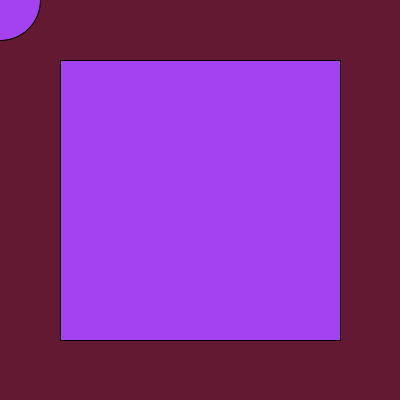
Frame 1 (no input)
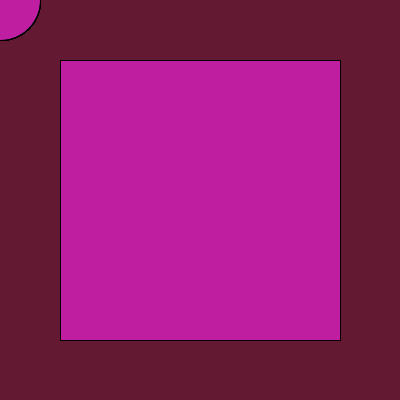
Frame 60 (the mouse pressed at the canvas centre just before this capture)
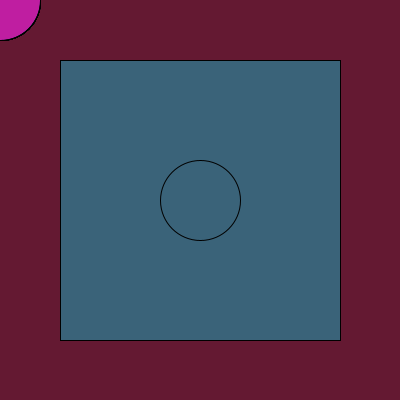
Frame 120 (the mouse held since frame 60 and released just before this capture)

The Processing sketch that drew these frames (run headless with seeded random() and noise(); from frame 60 on, the mouse is pressed at the canvas centre):

// Processing sketch: sketch_09_hmwk9
// ── sketch_09_hmwk9.pde
//Global Variables //<>//
int xPos;
int yPos;
int colorCounter;

void setup(){
  size (400,400);
  background (100,25,50);  
  xPos = width/2;
  yPos = height/2;
}

void draw(){
  fill(5-colorCounter, 255-colorCounter,255);
  fill(random(255), random(255), random(255));
  rectMode(CENTER);
  rect(xPos,yPos,280,280);
  ellipse (mouseX, mouseY, 80, 80);
}
// hoping to add music //<>//
